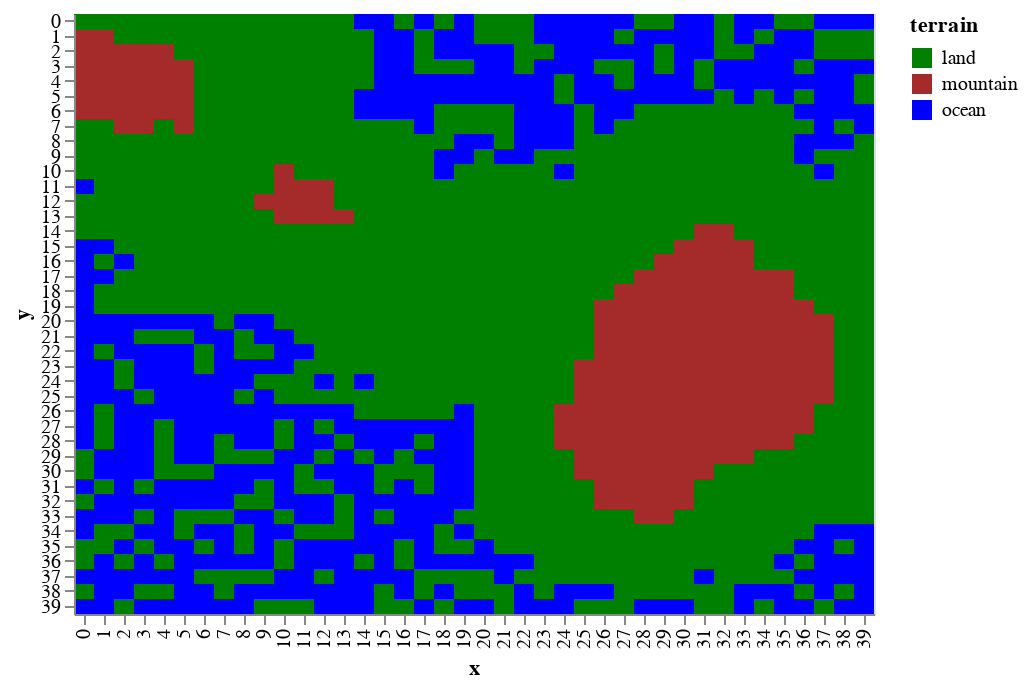

The cell this chart's notebook holds for it:
### Markdown cell above
#### Blank world from the `landscape` age

### Code cell
draw.drawTerrainTypes(world.grid_elevation,world.landscape)

### Figure 1 — Vega-Lite specification as saved in the notebook (floating-point values rounded to 4 significant figures; data arrays with more than 128 entries replaced by an {"elided": "..."} marker saying what was removed)
{"$schema": "https://vega.github.io/schema/vega-lite/v2.6.0.json", "config": {"view": {"height": 300, "width": 400}}, "data": {"name": "data-7467c034fc96fc0c8e27b94b744900b8"}, "datasets": {"data-7467c034fc96fc0c8e27b94b744900b8": {"elided": "1600 records"}}, "encoding": {"color": {"field": "terrain", "scale": {"domain": ["land", "mountain", "ocean"], "range": ["green", "brown", "blue"]}, "type": "nominal"}, "x": {"field": "x", "type": "ordinal"}, "y": {"field": "y", "type": "ordinal"}}, "mark": "rect"}
